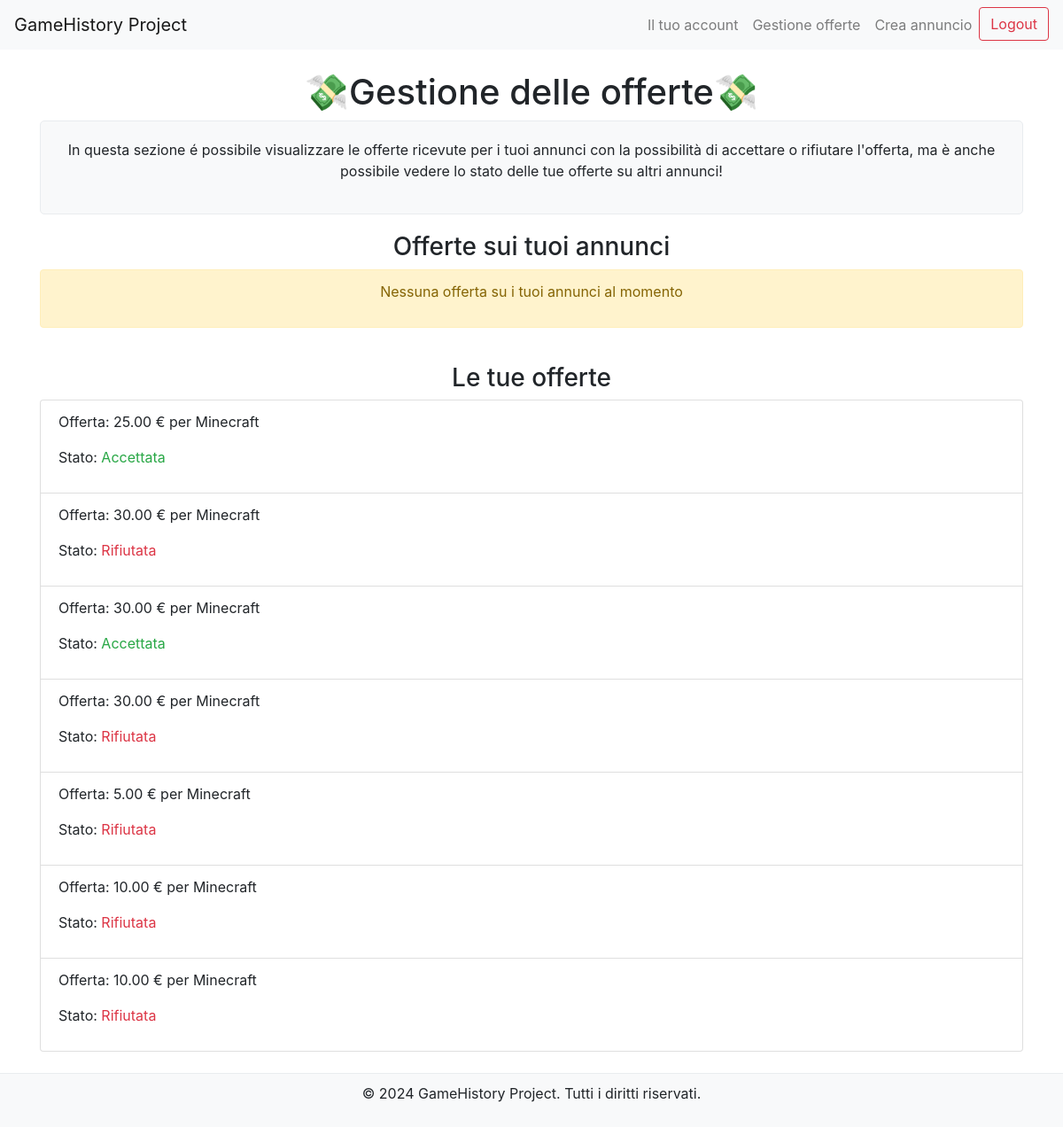
Page /manage_offers/ (signed in) on the earlier database version.
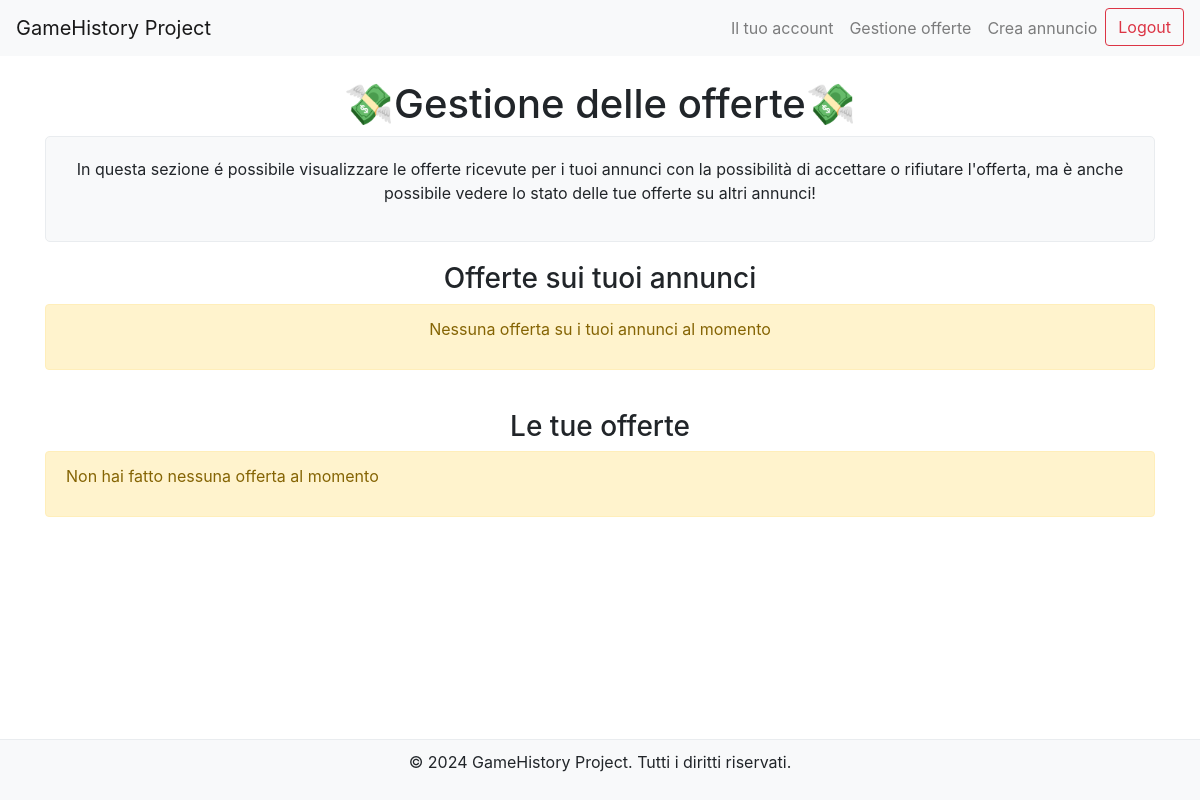
Same page on the later database version.
### marketplace/models.py (models this page shows, shortened)
class Offer(models.Model):
    listing = models.ForeignKey(Listing, on_delete=models.CASCADE, related_name='offers')
    user = models.ForeignKey(User, on_delete=models.CASCADE)
    offer_price = models.DecimalField(max_digits=10, decimal_places=2)
    accepted = models.BooleanField(null=True, blank=True)
    created_at = models.DateTimeField(auto_now_add=True)

class Listing(models.Model):
    user = models.ForeignKey(User, on_delete=models.CASCADE)  # Foreign Key sullo user
    game = models.ForeignKey(Game, on_delete=models.CASCADE)  # Foreign Key sul gioco collegato
    price = models.DecimalField(max_digits=10, decimal_places=2) # campo del prezzo
    quantity = models.PositiveIntegerField(default=1)  # campo della quantità disponibile dell'annuncio
    created_at = models.DateTimeField(auto_now_add=True)  # campo che riguarda la data di pubblicazione)
    is_available = models.BooleanField(default=True)  # campo che riguarda la disponibilità per la visione sulla home principale

class Game(models.Model):
    title = models.CharField(max_length=100)
    release_date = models.DateField()
    genre = models.CharField(max_length=50)
    category = models.CharField(max_length=50)
    platform = models.CharField(max_length=50)
    description = models.TextField()

### marketplace/views.py (the view)
# urls.py: path('manage_offers/', views.manage_offers, name='manage_offers'),
@login_required
def manage_offers(request):
    listings_as_seller = Listing.objects.filter(user=request.user)
    offers_as_seller = Offer.objects.filter(listing__in=listings_as_seller)
    offers_as_buyer = Offer.objects.filter(user=request.user)
    return render(request, 'marketplace/manage_offers.html', {
        'offers_as_seller': offers_as_seller,
        'offers_as_buyer': offers_as_buyer,
        }
    )

### marketplace/templates/marketplace/manage_offers.html (shortened to what this page needs)
<!DOCTYPE html>
<html lang="en">
<head>
    <link href="https://stackpath.bootstrapcdn.com/bootstrap/4.5.2/css/bootstrap.min.css" rel="stylesheet">
</head>
<body>
    <nav class="navbar navbar-expand-lg navbar-light bg-light">
        <a class="navbar-brand" href="{% url 'home'%}">GameHistory Project</a>
        <div class="collapse navbar-collapse" id="navbarNav">
            <ul class="navbar-nav ml-auto">
                {% if user.is_authenticated %}
                    <li class="nav-item">
                        <a class="nav-link" href="{% url 'user_profile' %}">Il tuo account</a>
                    </li>
                    <li class="nav-item">
                        <a class="nav-link" href="{% url 'manage_offers' %}">Gestione offerte</a>
                    </li>
                    <li class="nav-item">
                        <a class="nav-link" href="{% url 'create_listing' %}">Crea annuncio</a>
                    </li>
                    <li class="nav-item">
                        <form method="post" action="{% url 'logout' %}" class="form-inline">
                            <button type="submit" class="btn btn-outline-danger">Logout</button>
                        </form>
                    </li>
                {% endif %}
            </ul>
        </div>
    </nav>
    <div class="container mt-4">
        <h1><center>💸Gestione delle offerte💸</center></h1>
        <div class="description-box">
            <center><p>In questa sezione é possibile visualizzare le offerte ricevute per i tuoi annunci con la possibilità di accettare o rifiutare l'offerta, ma è anche possibile vedere lo stato delle tue offerte su altri annunci!</p></center>
        </div>
        <center><h3>Offerte sui tuoi annunci</h3></center>
        <ul class="list-group">
        {% if offer_as_seller%}
            {% for offer in offers_as_seller %}
                <li class="list-group-item">
                    <p>Offerta: {{ offer.offer_price }} € di {{ offer.user.username }} per {{ offer.listing.game.title }}</p>
                    <p>Stato:
                        {% if offer.accepted is None %}
                            <span class="text-warning">In attesa</span>
                        {% elif offer.accepted %}
                            <span class="text-success">Accettata</span>
                        {% else %}
                            <span class="text-danger">Rifiutata</span>
                        {% endif %}
                    </p>
                    {% if offer.accepted is None %}
                        <a href="{% url 'respond_to_offer' offer.id 'accept' %}" class="btn btn-success btn-sm">Accetta</a>
                        <a href="{% url 'respond_to_offer' offer.id 'reject' %}" class="btn btn-danger btn-sm">Rifiuta</a>
                    {% endif %}
                </li>
            {% endfor %}
        {% else %}
            <div class="alert alert-warning">
                <center><p>Nessuna offerta su i tuoi annunci al momento</p></center>
            </div>
        {% endif %}
        </ul>
        <center><h3>Le tue offerte</h3></center>
        <ul class="list-group">
        {% if offers_as_buyer %}
            {% for offer in offers_as_buyer %}
                <li class="list-group-item">
                    <p>Offerta: {{ offer.offer_price }} € per {{ offer.listing.game.title }}</p>
                    <p>Stato:
                        {% if offer.accepted is None %}
                            <span class="text-warning">In attesa</span>
                        {% elif offer.accepted %}
                            <span class="text-success">Accettata</span>
                        {% else %}
                            <span class="text-danger">Rifiutata</span>
                        {% endif %}
                    </p>
                </li>
            {% endfor %}
        {% else %}
            <div class="alert alert-warning">
                <p>Non hai fatto nessuna offerta al momento</p>
            </div>
        {% endif %}
        </ul>
    </div>
    <footer class="footer">
        <p>&copy; 2024 GameHistory Project. Tutti i diritti riservati.</p>
    </footer>
</body>
</html>

Differences in the rows shown:
removed Offer: offer_price "25.00", listing.game "Minecraft", accepted "Accettata"
removed Offer: offer_price "30.00", listing.game "Minecraft", accepted "Rifiutata"
removed Offer: offer_price "30.00", listing.game "Minecraft", accepted "Accettata"
removed Offer: offer_price "30.00", listing.game "Minecraft", accepted "Rifiutata"
removed Offer: offer_price "5.00", listing.game "Minecraft", accepted "Rifiutata"
removed Offer: offer_price "10.00", listing.game "Minecraft", accepted "Rifiutata"
removed Offer: offer_price "10.00", listing.game "Minecraft", accepted "Rifiutata"
Other differences:
text now shown: "Non hai fatto nessuna offerta al momento"
